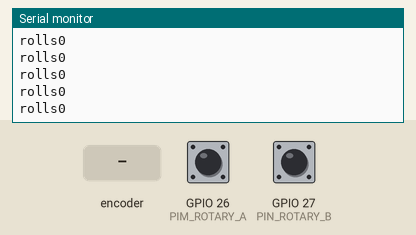
A program run on a simulated ESP32. Parts: the last lines printed to the serial monitor. Inputs (shaded band) come from the test bench; at power-on: GPIO 26 (PIM_ROTARY_A) HIGH, GPIO 27 (PIN_ROTARY_B) HIGH.

Above: at 1.2 s.
1.3 s: rotary encoder on GPIO 26 (PIM_ROTARY_A) / GPIO 27 (PIN_ROTARY_B) turned 1 step (first pin leading)
At 1.32 s:
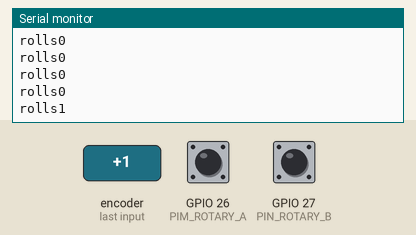
3.0 s: rotary encoder on GPIO 26 (PIM_ROTARY_A) / GPIO 27 (PIN_ROTARY_B) turned 1 step (first pin leading)
At 3.02 s:
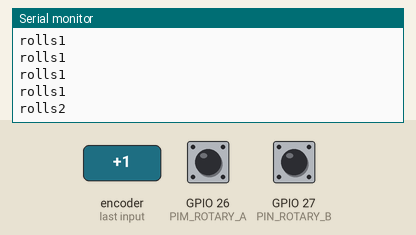
Timing chart, 0 to 6.0 s (numbered marks = the images above; inputs shaded):
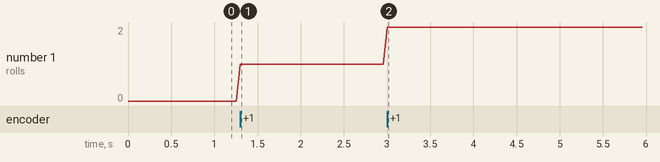

The program:

main.cpp
```cpp
#include <Arduino.h>

const int8_t  PIM_ROTARY_A   = 26;
const int8_t  PIN_ROTARY_B   = 27;
volatile long rolls          = 0;
volatile bool value_rotary_b = 0;
static int    cnt            = 0;

// 一秒周期のタイマー割り込み カウントリセット
// 立ち上がったときのB相のを見て回転方向を読み取る
// HIGHだったらcw(),LOWだったらccw()のように
void IRAM_ATTR detect_turn_a() {
    value_rotary_b = digitalRead(PIN_ROTARY_B);
    value_rotary_b ? rolls++ : rolls--;
}

void setup() {
    Serial.begin(115200);
    pinMode(PIM_ROTARY_A, INPUT_PULLUP);
    pinMode(PIN_ROTARY_B, INPUT_PULLUP);
    attachInterrupt(PIM_ROTARY_A, detect_turn_a, FALLING);
}

void loop() {
    Serial.print("rolls");
    Serial.println(rolls);
    delay(50);
}
```

Measured:
- after the input at 1.3 s, the serial monitor: prints a new line at once (image 1)
- after the input at 3.0 s, the serial monitor: prints a new line at once (image 2)
- plotted number 1: 0 → 1 after the input at 1.3 s, 1 → 2 after the input at 3.0 s
